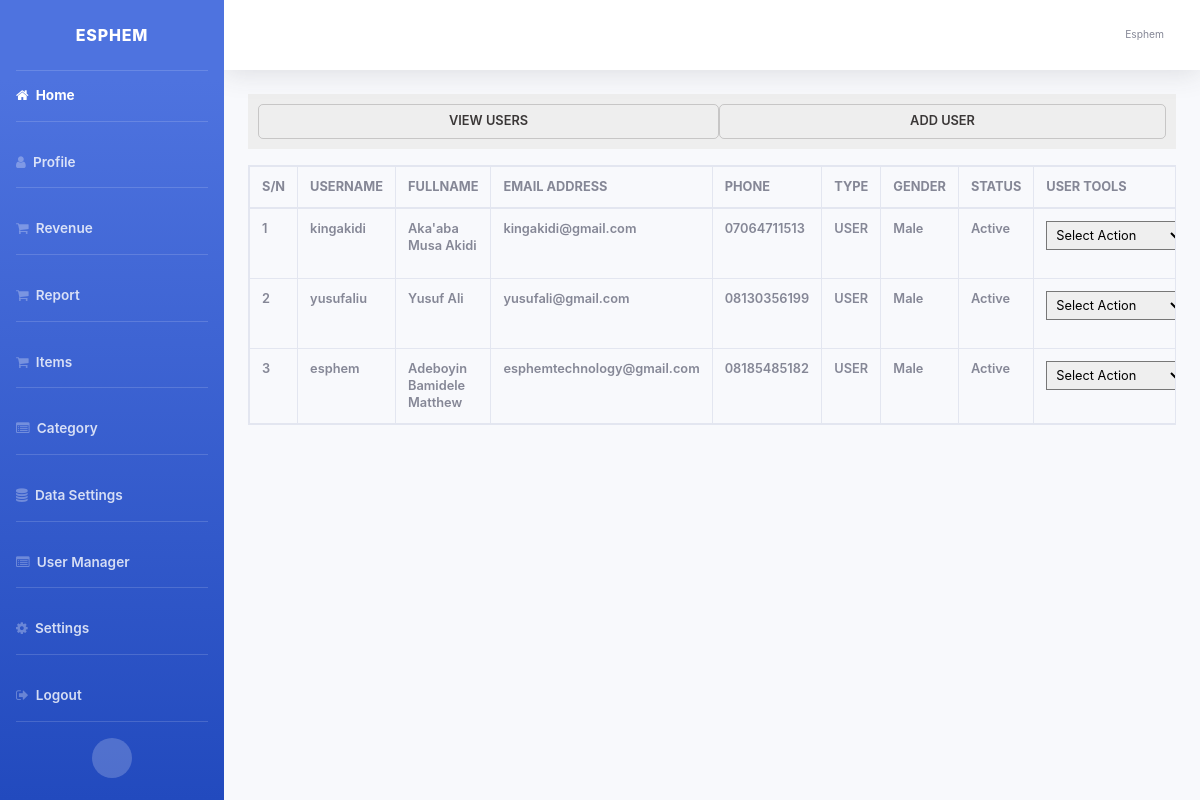
The app's page /dashboard/?p=users (signed in) with its own data.
### tables this page shows
CREATE TABLE `users` (
  `id` int(11) NOT NULL,
  `username` varchar(50) NOT NULL,
  `fullname` varchar(50) NOT NULL,
  `email` varchar(100) NOT NULL,
  `phone` varchar(50) NOT NULL,
  `branch_id` int(11) NOT NULL,
  `gender` varchar(50) NOT NULL,
  `password` text NOT NULL,
  `type` varchar(50) NOT NULL,
  `verification_code` text NOT NULL,
  `status` varchar(50) NOT NULL,
  `date` timestamp NOT NULL DEFAULT current_timestamp()
);

### dashboard/control/users.php (the view, shortened to what this page needs)
<div class="item" id="item">
    <div class="item-link-container" id="item-link-container">
        <div>
            <a href="?p=users" class="item-link" id="viewusers">VIEW USERS</a>
        </div>
        <div>
            <a class="item-link" name="p-link" id="personaldetails">ADD USER</a>
        </div>
    </div>
    <div class="show-item mt-3" id="show-item">
        <?php
            $uQuery = mysqli_query($conn, "SELECT * FROM users");
            if (!$uQuery) {
                die("FAILED TO FETCH USERS ".mysqli_error($conn));
            }else if(mysqli_num_rows($uQuery) > 0){
                echo '
                    <table class="table table-bordered table-responsive">
                    <thead>
                        <tr>
                            <th>S/N</th>
                            <th>USERNAME</th>
                            <th>FULLNAME</th>
                            <th>EMAIL ADDRESS</th>
                            <th>PHONE </th>
                            <th>TYPE</th>
                            <th>GENDER</th>
                            <th>STATUS</th>
                            <th>USER TOOLS</th>
                        </tr>
                    </thead>
                    <tbody>
                ';
                $sn = 1;
                while ($row = mysqli_fetch_assoc($uQuery)) {
                    $id = $row['id'];
                    $username = $row['username'];
                    $fullname = ucwords($row['fullname']);
                    $email = $row['email'];
                    $phone = $row['phone'];
                    $gender = ucwords($row['gender']);
                    $type = strtoupper($row['type']);
                    $status = ucwords($row['status']);
                    echo "
                    <tr>
                    <td>$sn </td>
                        <td>$username</td>
                        <td>$fullname</td>
                        <td>$email</td>
                        <td>$phone </td>
                        <td>$type</td>
                        <td>$gender</td>
                        <td>$status</td>
                        <td>
                            <div class='form-group'>
                                <select name='user-tools' id='$id' class='user-tools'>
                                    <option value='' selected>Select Action</option>
                                    <option value='editProfile'>Edit Profile</option>
                                    <option value='role'>Change Role</option>
                                    <option value='toggleActivation'>Toggle Activation</option>
                                    <option value='assign'>Assign </option>
                                    <option value='chart'>View Chart</option>
                                    <option value='log'>Logs</option>
                                    <option value='changeEmail'>Change Email</option>
                                </select>
                            </div>
                        </td>
                   </tr>
                    ";
                    $sn++;
                }
                echo ' </tbody>
                </table>';
            }else{
                echo "<span class='text-primary'>NO USER IN DB</span>";
            }
        ?>
    </div>
</div>

### dashboard/css/style.css (style rules this page uses)
* { margin: 0; padding: 0; box-sizing: border-box; }
#item-link-container { text-align: center; padding: 10px; display: flex; flex-wrap: wrap; background-color: #eee; justify-content: space-around; align-items: center; }
#item-link-container div { flex-grow: 1; display: flex; justify-items: center; justify-content: center; }
#item-link-container div a { display: block; align-self: center; }
a, a:hover, a:active, a:focus { text-decoration: none; cursor: pointer; color: gray; }
.item-link { color: #3a3737; height: 100%; width: 100%; display: block; padding: 8px; border: solid #8f8d8d69 0.15px; border-radius: 5px; }
#show-item { width: 100%; }
.user-tools, .user-tools:focus { padding: 5px; border: rgba(0, 0, 0, 0.5) 0.8px solid; }
select { display: block; padding: 5px; border: solid 0.8px rgba(0, 0, 0, 0.5); outline: none; }

### records on screen
users: username "kingakidi", fullname "Aka'aba Musa Akidi", email "kingakidi@gmail.com", phone "07064711513", type "USER", gender "Male", status "Active"
users: username "yusufaliu", fullname "Yusuf Ali", email "yusufali@gmail.com", phone "08130356199", type "USER", gender "Male", status "Active"
users: username "esphem", fullname "Adeboyin Bamidele Matthew", email "esphemtechnology@gmail.com", phone "08185485182", type "USER", gender "Male", status "Active"
